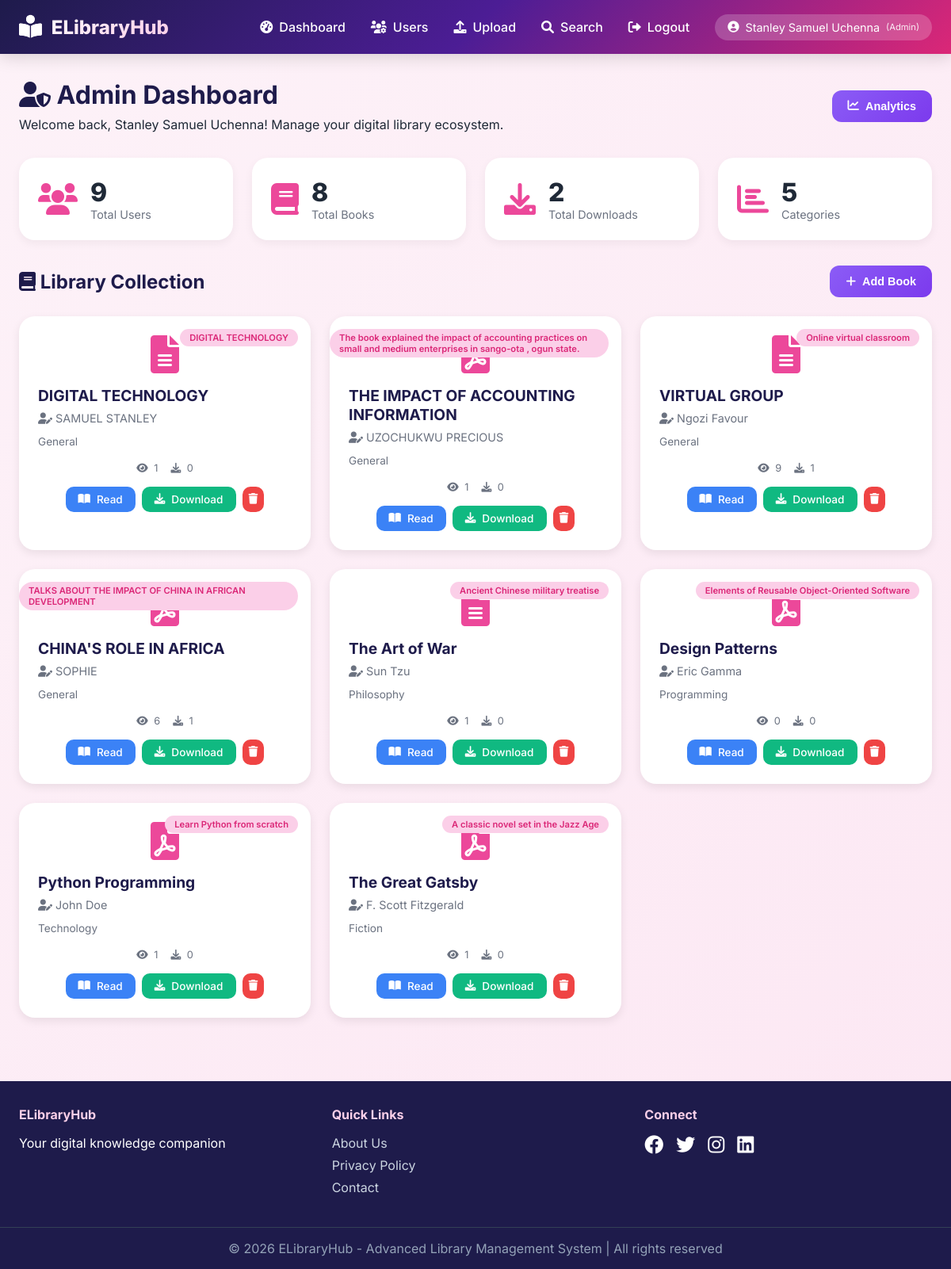
Screenshot of /admin (signed in) with the database file from the repository.
### tables this page shows
CREATE TABLE books (
        id INTEGER PRIMARY KEY AUTOINCREMENT,
        title TEXT NOT NULL,
        author TEXT NOT NULL,
        filename TEXT NOT NULL,
        file_type TEXT NOT NULL,
        description TEXT,
        category TEXT DEFAULT 'General',
        uploaded_by INTEGER,
        upload_date TIMESTAMP DEFAULT CURRENT_TIMESTAMP,
        download_count INTEGER DEFAULT 0,
        view_count INTEGER DEFAULT 0,
        FOREIGN KEY (uploaded_by) REFERENCES users (id)
    );

### app.py (the view)
@app.route('/admin')
@login_required
@role_required('Admin')
def admin_dashboard():
    conn = sqlite3.connect('database.db')
    c = conn.cursor()
    c.execute("SELECT * FROM books ORDER BY id DESC")
    books = c.fetchall()
    c.execute("SELECT COUNT(*) FROM users")
    user_count = c.fetchone()[0]
    c.execute("SELECT COUNT(*) FROM books")
    book_count = c.fetchone()[0]
    c.execute("SELECT SUM(download_count) FROM books")
    total_downloads = c.fetchone()[0] or 0
    c.execute("SELECT category, COUNT(*) FROM books GROUP BY category")
    categories = c.fetchall()
    conn.close()
    return render_template('admin_dashboard.html', books=books, user_count=user_count,
                         book_count=book_count, total_downloads=total_downloads, categories=categories)

### app.py (called while the page is built)
def login_required(f):
    @wraps(f)
    def decorated_function(*args, **kwargs):
        if 'user_id' not in session:
            flash('Please login first!', 'error')
            return redirect(url_for('login'))
        return f(*args, **kwargs)
    return decorated_function

def role_required(*roles):
    def decorator(f):
        @wraps(f)
        def decorated_function(*args, **kwargs):
            if 'role' not in session or session['role'] not in roles:
                flash('Access denied! Insufficient permissions.', 'error')
                return redirect(url_for('dashboard_redirect'))
            return f(*args, **kwargs)
        return decorated_function
    return decorator

### templates/admin_dashboard.html (shortened to what this page needs)
{% extends "base.html" %}
{% block content %}
<div class="dashboard">
    <div class="dashboard-header">
        <div>
            <h1><i class="fas fa-user-shield"></i> Admin Dashboard</h1>
            <p>Welcome back, {{ session.user_name }}! Manage your digital library ecosystem.</p>
        </div>
        <div class="header-actions">
            <button id="statsBtn" class="btn-secondary"><i class="fas fa-chart-line"></i> Analytics</button>
        </div>
    </div>
    <div class="stats-cards">
        <div class="stat-card">
            <i class="fas fa-users"></i>
            <div><span>{{ user_count }}</span><p>Total Users</p></div>
        </div>
        <div class="stat-card">
            <i class="fas fa-book"></i>
            <div><span>{{ book_count }}</span><p>Total Books</p></div>
        </div>
        <div class="stat-card">
            <i class="fas fa-download"></i>
            <div><span>{{ total_downloads }}</span><p>Total Downloads</p></div>
        </div>
        <div class="stat-card">
            <i class="fas fa-chart-bar"></i>
            <div><span>{{ categories|length }}</span><p>Categories</p></div>
        </div>
    </div>
    <div class="books-section">
        <div class="section-header">
            <h2><i class="fas fa-book"></i> Library Collection</h2>
            <div class="section-controls">
                <button id="uploadQuickBtn" class="btn-secondary"><i class="fas fa-plus"></i> Add Book</button>
            </div>
        </div>
        <div class="books-grid">
            {% for book in books %}
            <div class="book-card">
                <div class="book-badge">{{ book[5] }}</div>
                <div class="book-icon"><i class="fas fa-{{ 'file-pdf' if book[4] == 'pdf' else 'file-alt' }}"></i></div>
                <h3>{{ book[1] }}</h3>
                <p class="author"><i class="fas fa-user-edit"></i> {{ book[2] }}</p>
                <p class="description">{{ book[6][:80] + '...' if book[6] and book[6]|length > 80 else book[6] or 'No description' }}</p>
                <div class="book-stats">
                    <span><i class="fas fa-eye"></i> {{ book[10] or 0 }}</span>
                    <span><i class="fas fa-download"></i> {{ book[9] or 0 }}</span>
                </div>
                <div class="book-actions">
                    <a href="{{ url_for('read_book', book_id=book[0]) }}" class="btn-read"><i class="fas fa-book-open"></i> Read</a>
                    <a href="{{ url_for('download_file', book_id=book[0]) }}" class="btn-download"><i class="fas fa-download"></i> Download</a>
                    <a href="{{ url_for('delete_book', book_id=book[0]) }}" class="btn-delete" onclick="return confirm('Delete this book permanently?')"><i class="fas fa-trash"></i></a>
                </div>
            </div>
            {% else %}
            <div class="empty-state"><i class="fas fa-book-open"></i><h3>No Books Yet</h3><p>Start by uploading your first book to the library!</p></div>
            {% endfor %}
        </div>
    </div>
</div>
{% endblock %}

### templates/base.html (shortened to what this page needs)
<!DOCTYPE html>
<html lang="en">
<head>
    <link rel="stylesheet" href="{{ url_for('static', filename='css/style.css') }}">
    <link rel="stylesheet" href="https://cdnjs.cloudflare.com/ajax/libs/font-awesome/6.0.0-beta3/css/all.min.css">
</head>
<body>
    <div class="app-wrapper">
        <nav class="navbar" id="navbar">
            <div class="nav-container">
                <div class="logo">
                    <i class="fas fa-book-reader"></i>
                    <span>ELibrary<span class="logo-highlight">Hub</span></span>
                </div>
                <div class="nav-links-wrapper" id="navLinksWrapper">
                    <ul class="nav-links" id="navLinks">
                        {% if session.user_id %}
                            <li><a href="{{ url_for('dashboard_redirect') }}"><i class="fas fa-tachometer-alt"></i> Dashboard</a></li>
                            {% if session.role == 'Admin' %}
                                <li><a href="{{ url_for('manage_users') }}"><i class="fas fa-users-cog"></i> Users</a></li>
                                <li><a href="#" id="showUploadBtn"><i class="fas fa-upload"></i> Upload</a></li>
                            {% endif %}
                            <li><a href="#" id="showSearchBtn"><i class="fas fa-search"></i> Search</a></li>
                            <li><a href="{{ url_for('logout') }}"><i class="fas fa-sign-out-alt"></i> Logout</a></li>
                            <li class="user-greeting">
                                <i class="fas fa-user-circle"></i>
                                <span>{{ session.user_name }}</span>
                                <small>({{ session.role }})</small>
                            </li>
                        {% else %}
                            <li><a href="{{ url_for('login') }}"><i class="fas fa-sign-in-alt"></i> Login</a></li>
                            <li><a href="{{ url_for('register') }}"><i class="fas fa-user-plus"></i> Register</a></li>
                        {% endif %}
                    </ul>
                </div>
            </div>
        </nav>
        <main class="main-content">
            {% block content %}{% endblock %}
        </main>
        <footer class="footer">
            <div class="footer-content">
                <div class="footer-section">
                    <h4>ELibraryHub</h4>
                    <p>Your digital knowledge companion</p>
                </div>
                <div class="footer-section">
                    <h4>Quick Links</h4>
                    <a href="#">About Us</a>
                    <a href="#">Privacy Policy</a>
                    <a href="#">Contact</a>
                </div>
                <div class="footer-section">
                    <h4>Connect</h4>
                    <div class="social-icons">
                        <i class="fab fa-facebook"></i>
                        <i class="fab fa-twitter"></i>
                        <i class="fab fa-instagram"></i>
                        <i class="fab fa-linkedin"></i>
                    </div>
                </div>
            </div>
            <div class="footer-bottom">
                <p>&copy; 2026 ELibraryHub - Advanced Library Management System | All rights reserved</p>
            </div>
        </footer>
    </div>
</body>
</html>

### rows the page displays
books: description "DIGITAL TECHNOLOGY", title "DIGITAL TECHNOLOGY", author "SAMUEL STANLEY", category "General", view_count "1", download_count "0"
books: description "The book explained the impact of accounting practices on small and medium enterprises in sango-ota , ogun state.", title "THE IMPACT OF ACCOUNTING INFORMATION", author "UZOCHUKWU PRECIOUS", category "General", view_count "1", download_count "0"
books: description "Online virtual classroom", title "VIRTUAL GROUP", author "Ngozi Favour", category "General", view_count "9", download_count "1"
books: description "TALKS ABOUT THE IMPACT OF CHINA IN AFRICAN DEVELOPMENT", title "CHINA'S ROLE IN AFRICA", author "SOPHIE", category "General", view_count "6", download_count "1"
books: description "Ancient Chinese military treatise", title "The Art of War", author "Sun Tzu", category "Philosophy", view_count "1", download_count "0"
books: description "Elements of Reusable Object-Oriented Software", title "Design Patterns", author "Eric Gamma", category "Programming", view_count "0", download_count "0"
books: description "Learn Python from scratch", title "Python Programming", author "John Doe", category "Technology", view_count "1", download_count "0"
books: description "A classic novel set in the Jazz Age", title "The Great Gatsby", author "F. Scott Fitzgerald", category "Fiction", view_count "1", download_count "0"

### other values shown
{{ session.user_name }} "Stanley Samuel Uchenna"
{{ session.role }} "Admin"
{{ user_count }} "9"
{{ book_count }} "8"
{{ total_downloads }} "2"
{{ categories|length }} "5"
